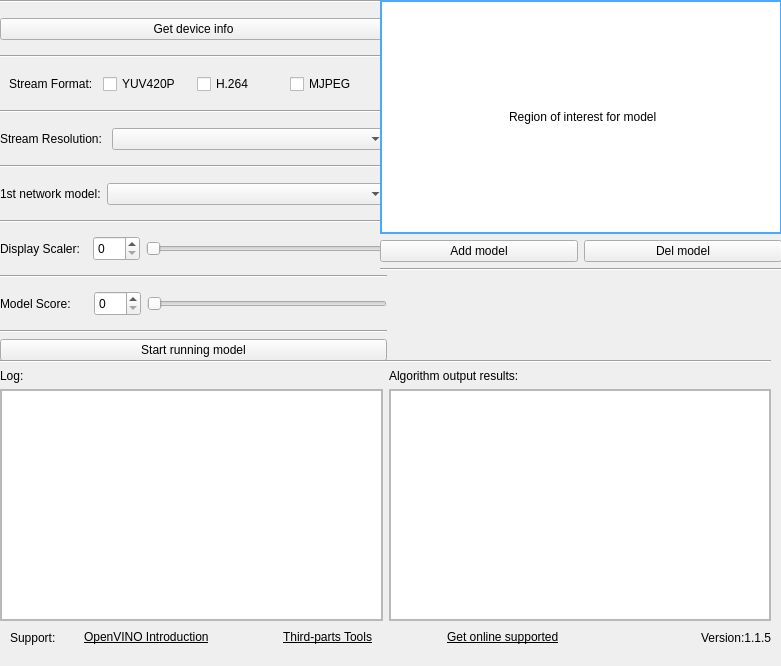
<?xml version="1.0" encoding="UTF-8"?>
<ui version="4.0">
 <class>Widget</class>
 <widget class="QWidget" name="Widget">
  <property name="geometry">
   <rect>
    <x>0</x>
    <y>0</y>
    <width>781</width>
    <height>666</height>
   </rect>
  </property>
  <property name="minimumSize">
   <size>
    <width>781</width>
    <height>666</height>
   </size>
  </property>
  <property name="maximumSize">
   <size>
    <width>781</width>
    <height>666</height>
   </size>
  </property>
  <property name="windowTitle">
   <string>Widget</string>
  </property>
  <widget class="QWidget" name="widget" native="true">
   <property name="geometry">
    <rect>
     <x>0</x>
     <y>0</y>
     <width>387</width>
     <height>361</height>
    </rect>
   </property>
   <layout class="QVBoxLayout" name="verticalLayout">
    <item>
     <widget class="Line" name="line">
      <property name="orientation">
       <enum>Qt::Horizontal</enum>
      </property>
     </widget>
    </item>
    <item>
     <widget class="QWidget" name="widget_7" native="true">
      <layout class="QHBoxLayout" name="horizontalLayout_10">
       <property name="spacing">
        <number>6</number>
       </property>
       <property name="leftMargin">
        <number>0</number>
       </property>
       <property name="topMargin">
        <number>0</number>
       </property>
       <property name="rightMargin">
        <number>0</number>
       </property>
       <property name="bottomMargin">
        <number>0</number>
       </property>
       <item>
        <widget class="QPushButton" name="check_device">
         <property name="text">
          <string>Get device info</string>
         </property>
        </widget>
       </item>
      </layout>
     </widget>
    </item>
    <item>
     <widget class="Line" name="line_5">
      <property name="orientation">
       <enum>Qt::Horizontal</enum>
      </property>
     </widget>
    </item>
    <item>
     <widget class="QWidget" name="widget_2" native="true">
      <property name="minimumSize">
       <size>
        <width>0</width>
        <height>0</height>
       </size>
      </property>
      <layout class="QHBoxLayout" name="horizontalLayout_3">
       <item>
        <widget class="QLabel" name="label">
         <property name="text">
          <string>Stream Format:</string>
         </property>
        </widget>
       </item>
       <item>
        <widget class="QCheckBox" name="yuv_stream">
         <property name="enabled">
          <bool>true</bool>
         </property>
         <property name="text">
          <string>YUV420P</string>
         </property>
         <property name="checked">
          <bool>false</bool>
         </property>
        </widget>
       </item>
       <item>
        <widget class="QCheckBox" name="h264_stream">
         <property name="enabled">
          <bool>true</bool>
         </property>
         <property name="text">
          <string>H.264</string>
         </property>
        </widget>
       </item>
       <item>
        <widget class="QCheckBox" name="mjpeg_stream">
         <property name="enabled">
          <bool>true</bool>
         </property>
         <property name="text">
          <string>MJPEG</string>
         </property>
        </widget>
       </item>
      </layout>
     </widget>
    </item>
    <item>
     <widget class="Line" name="line_2">
      <property name="orientation">
       <enum>Qt::Horizontal</enum>
      </property>
     </widget>
    </item>
    <item>
     <widget class="QWidget" name="widget_3" native="true">
      <layout class="QHBoxLayout" name="horizontalLayout" stretch="0,1">
       <property name="spacing">
        <number>6</number>
       </property>
       <property name="leftMargin">
        <number>0</number>
       </property>
       <property name="topMargin">
        <number>0</number>
       </property>
       <property name="rightMargin">
        <number>0</number>
       </property>
       <property name="bottomMargin">
        <number>0</number>
       </property>
       <item>
        <widget class="QLabel" name="label_13">
         <property name="text">
          <string>Stream Resolution: </string>
         </property>
        </widget>
       </item>
       <item>
        <widget class="QComboBox" name="outflow_mode"/>
       </item>
      </layout>
     </widget>
    </item>
    <item>
     <widget class="Line" name="line_3">
      <property name="orientation">
       <enum>Qt::Horizontal</enum>
      </property>
     </widget>
    </item>
    <item>
     <widget class="QWidget" name="widget_4" native="true">
      <layout class="QHBoxLayout" name="horizontalLayout_2" stretch="0,1">
       <property name="spacing">
        <number>6</number>
       </property>
       <property name="leftMargin">
        <number>0</number>
       </property>
       <property name="topMargin">
        <number>0</number>
       </property>
       <property name="rightMargin">
        <number>0</number>
       </property>
       <property name="bottomMargin">
        <number>0</number>
       </property>
       <item>
        <widget class="QLabel" name="label_2">
         <property name="text">
          <string>1st network model:</string>
         </property>
        </widget>
       </item>
       <item>
        <widget class="QComboBox" name="model_1st"/>
       </item>
      </layout>
     </widget>
    </item>
    <item>
     <widget class="Line" name="line_6">
      <property name="orientation">
       <enum>Qt::Horizontal</enum>
      </property>
     </widget>
    </item>
    <item>
     <widget class="QWidget" name="widget_11" native="true">
      <layout class="QHBoxLayout" name="horizontalLayout_8">
       <property name="spacing">
        <number>6</number>
       </property>
       <property name="leftMargin">
        <number>0</number>
       </property>
       <property name="topMargin">
        <number>0</number>
       </property>
       <property name="rightMargin">
        <number>0</number>
       </property>
       <property name="bottomMargin">
        <number>0</number>
       </property>
       <item>
        <widget class="QLabel" name="label_11">
         <property name="minimumSize">
          <size>
           <width>80</width>
           <height>25</height>
          </size>
         </property>
         <property name="text">
          <string>Display Scaler:  </string>
         </property>
        </widget>
       </item>
       <item>
        <widget class="QSpinBox" name="scale_spinbox">
         <property name="minimumSize">
          <size>
           <width>45</width>
           <height>25</height>
          </size>
         </property>
         <property name="maximum">
          <number>100</number>
         </property>
        </widget>
       </item>
       <item>
        <widget class="QSlider" name="horizontalSlider">
         <property name="maximum">
          <number>100</number>
         </property>
         <property name="orientation">
          <enum>Qt::Horizontal</enum>
         </property>
        </widget>
       </item>
      </layout>
     </widget>
    </item>
    <item>
     <widget class="Line" name="line_7">
      <property name="orientation">
       <enum>Qt::Horizontal</enum>
      </property>
     </widget>
    </item>
    <item>
     <widget class="QWidget" name="widget_10" native="true">
      <layout class="QHBoxLayout" name="horizontalLayout_6">
       <property name="spacing">
        <number>6</number>
       </property>
       <property name="leftMargin">
        <number>0</number>
       </property>
       <property name="topMargin">
        <number>0</number>
       </property>
       <property name="rightMargin">
        <number>0</number>
       </property>
       <property name="bottomMargin">
        <number>0</number>
       </property>
       <item>
        <widget class="QLabel" name="label_12">
         <property name="minimumSize">
          <size>
           <width>80</width>
           <height>25</height>
          </size>
         </property>
         <property name="text">
          <string>Model Score:     </string>
         </property>
        </widget>
       </item>
       <item>
        <widget class="QSpinBox" name="min_score_spinbox">
         <property name="minimumSize">
          <size>
           <width>45</width>
           <height>25</height>
          </size>
         </property>
         <property name="maximum">
          <number>100</number>
         </property>
        </widget>
       </item>
       <item>
        <widget class="QSlider" name="horizontalSlider_2">
         <property name="maximum">
          <number>100</number>
         </property>
         <property name="orientation">
          <enum>Qt::Horizontal</enum>
         </property>
        </widget>
       </item>
      </layout>
     </widget>
    </item>
    <item>
     <widget class="Line" name="line_4">
      <property name="orientation">
       <enum>Qt::Horizontal</enum>
      </property>
     </widget>
    </item>
    <item>
     <widget class="QPushButton" name="load_fw_btn">
      <property name="text">
       <string>Start running model</string>
      </property>
     </widget>
    </item>
   </layout>
  </widget>
  <widget class="QWidget" name="widget_6" native="true">
   <property name="geometry">
    <rect>
     <x>380</x>
     <y>0</y>
     <width>402</width>
     <height>271</height>
    </rect>
   </property>
   <layout class="QGridLayout" name="gridLayout_2">
    <item row="0" column="0" colspan="2">
     <widget class="roi_label" name="roi_setting_area">
      <property name="minimumSize">
       <size>
        <width>384</width>
        <height>216</height>
       </size>
      </property>
      <property name="cursor">
       <cursorShape>ArrowCursor</cursorShape>
      </property>
      <property name="styleSheet">
       <string notr="true">background-color: rgb(255, 255, 255);
border:2px solid rgb(71, 169, 255);</string>
      </property>
      <property name="text">
       <string> Region of interest for model</string>
      </property>
      <property name="alignment">
       <set>Qt::AlignCenter</set>
      </property>
     </widget>
    </item>
    <item row="1" column="0">
     <widget class="QPushButton" name="Add_widget">
      <property name="text">
       <string>Add model</string>
      </property>
     </widget>
    </item>
    <item row="1" column="1">
     <widget class="QPushButton" name="Del_widget">
      <property name="text">
       <string>Del model</string>
      </property>
     </widget>
    </item>
    <item row="2" column="0" colspan="2">
     <widget class="Line" name="line_9">
      <property name="orientation">
       <enum>Qt::Horizontal</enum>
      </property>
     </widget>
    </item>
   </layout>
  </widget>
  <widget class="QWidget" name="widget_8" native="true">
   <property name="geometry">
    <rect>
     <x>0</x>
     <y>360</y>
     <width>771</width>
     <height>261</height>
    </rect>
   </property>
   <layout class="QGridLayout" name="gridLayout_4">
    <item row="1" column="0">
     <widget class="QLabel" name="label_9">
      <property name="text">
       <string>Log:</string>
      </property>
     </widget>
    </item>
    <item row="2" column="0">
     <widget class="QScrollArea" name="scrollArea">
      <property name="widgetResizable">
       <bool>true</bool>
      </property>
      <widget class="QWidget" name="scrollAreaWidgetContents">
       <property name="geometry">
        <rect>
         <x>0</x>
         <y>0</y>
         <width>372</width>
         <height>209</height>
        </rect>
       </property>
       <layout class="QHBoxLayout" name="horizontalLayout_4">
        <property name="leftMargin">
         <number>0</number>
        </property>
        <property name="topMargin">
         <number>0</number>
        </property>
        <property name="rightMargin">
         <number>0</number>
        </property>
        <property name="bottomMargin">
         <number>0</number>
        </property>
        <item>
         <widget class="QTextBrowser" name="log_area"/>
        </item>
       </layout>
      </widget>
     </widget>
    </item>
    <item row="1" column="1">
     <widget class="QLabel" name="label_10">
      <property name="text">
       <string>Algorithm output results:</string>
      </property>
     </widget>
    </item>
    <item row="2" column="1">
     <widget class="QScrollArea" name="scrollArea_2">
      <property name="widgetResizable">
       <bool>true</bool>
      </property>
      <widget class="QWidget" name="scrollAreaWidgetContents_2">
       <property name="geometry">
        <rect>
         <x>0</x>
         <y>0</y>
         <width>371</width>
         <height>209</height>
        </rect>
       </property>
       <layout class="QHBoxLayout" name="horizontalLayout_5">
        <property name="leftMargin">
         <number>0</number>
        </property>
        <property name="topMargin">
         <number>0</number>
        </property>
        <property name="rightMargin">
         <number>0</number>
        </property>
        <property name="bottomMargin">
         <number>0</number>
        </property>
        <item>
         <widget class="QTextBrowser" name="algo_area"/>
        </item>
       </layout>
      </widget>
     </widget>
    </item>
    <item row="0" column="0" colspan="2">
     <widget class="Line" name="line_10">
      <property name="orientation">
       <enum>Qt::Horizontal</enum>
      </property>
     </widget>
    </item>
   </layout>
  </widget>
  <widget class="QWidget" name="widget_12" native="true">
   <property name="geometry">
    <rect>
     <x>10</x>
     <y>620</y>
     <width>761</width>
     <height>35</height>
    </rect>
   </property>
   <layout class="QHBoxLayout" name="horizontalLayout_9" stretch="1,1,1,1,1,1,2,1">
    <item>
     <widget class="QLabel" name="label_15">
      <property name="text">
       <string>Support:</string>
      </property>
     </widget>
    </item>
    <item>
     <widget class="browserlabel" name="web_label1">
      <property name="cursor">
       <cursorShape>PointingHandCursor</cursorShape>
      </property>
      <property name="text">
       <string>&lt;html&gt;&lt;head/&gt;&lt;body&gt;&lt;p&gt;&lt;span style=&quot; text-decoration: underline;&quot;&gt;OpenVINO Introduction&lt;/span&gt;&lt;/p&gt;&lt;/body&gt;&lt;/html&gt;</string>
      </property>
     </widget>
    </item>
    <item>
     <spacer name="horizontalSpacer_4">
      <property name="orientation">
       <enum>Qt::Horizontal</enum>
      </property>
      <property name="sizeHint" stdset="0">
       <size>
        <width>40</width>
        <height>20</height>
       </size>
      </property>
     </spacer>
    </item>
    <item>
     <widget class="browserlabel" name="web_label2">
      <property name="cursor">
       <cursorShape>PointingHandCursor</cursorShape>
      </property>
      <property name="text">
       <string>&lt;html&gt;&lt;head/&gt;&lt;body&gt;&lt;p&gt;&lt;span style=&quot; text-decoration: underline;&quot;&gt;Third-parts Tools&lt;/span&gt;&lt;/p&gt;&lt;/body&gt;&lt;/html&gt;</string>
      </property>
     </widget>
    </item>
    <item>
     <spacer name="horizontalSpacer_5">
      <property name="orientation">
       <enum>Qt::Horizontal</enum>
      </property>
      <property name="sizeHint" stdset="0">
       <size>
        <width>40</width>
        <height>20</height>
       </size>
      </property>
     </spacer>
    </item>
    <item>
     <widget class="browserlabel" name="web_label3">
      <property name="cursor">
       <cursorShape>PointingHandCursor</cursorShape>
      </property>
      <property name="text">
       <string>&lt;html&gt;&lt;head/&gt;&lt;body&gt;&lt;p&gt;&lt;span style=&quot; text-decoration: underline;&quot;&gt;Get online supported&lt;/span&gt;&lt;/p&gt;&lt;/body&gt;&lt;/html&gt;</string>
      </property>
     </widget>
    </item>
    <item>
     <spacer name="horizontalSpacer_6">
      <property name="orientation">
       <enum>Qt::Horizontal</enum>
      </property>
      <property name="sizeHint" stdset="0">
       <size>
        <width>40</width>
        <height>20</height>
       </size>
      </property>
     </spacer>
    </item>
    <item>
     <widget class="QLabel" name="label_20">
      <property name="text">
       <string>Version:1.1.5</string>
      </property>
      <property name="alignment">
       <set>Qt::AlignRight|Qt::AlignTrailing|Qt::AlignVCenter</set>
      </property>
     </widget>
    </item>
   </layout>
  </widget>
  <widget class="QWidget" name="widget_9" native="true">
   <property name="geometry">
    <rect>
     <x>20</x>
     <y>720</y>
     <width>353</width>
     <height>43</height>
    </rect>
   </property>
   <layout class="QHBoxLayout" name="horizontalLayout_7">
    <item>
     <widget class="QLabel" name="label_3">
      <property name="enabled">
       <bool>false</bool>
      </property>
      <property name="text">
       <string>2nd network model:</string>
      </property>
     </widget>
    </item>
    <item>
     <widget class="QComboBox" name="model_2nd">
      <property name="enabled">
       <bool>false</bool>
      </property>
     </widget>
    </item>
   </layout>
  </widget>
  <widget class="QCheckBox" name="h265_stream">
   <property name="enabled">
    <bool>false</bool>
   </property>
   <property name="geometry">
    <rect>
     <x>400</x>
     <y>730</y>
     <width>121</width>
     <height>23</height>
    </rect>
   </property>
   <property name="text">
    <string>H.265</string>
   </property>
  </widget>
  <widget class="QComboBox" name="mvfile">
   <property name="geometry">
    <rect>
     <x>630</x>
     <y>720</y>
     <width>119</width>
     <height>25</height>
    </rect>
   </property>
  </widget>
  <widget class="QLabel" name="label_14">
   <property name="geometry">
    <rect>
     <x>505</x>
     <y>715</y>
     <width>119</width>
     <height>36</height>
    </rect>
   </property>
   <property name="text">
    <string>Firmware type:</string>
   </property>
  </widget>
 </widget>
 <customwidgets>
  <customwidget>
   <class>roi_label</class>
   <extends>QLabel</extends>
   <header location="global">my_class/roi_label.h</header>
  </customwidget>
  <customwidget>
   <class>browserlabel</class>
   <extends>QLabel</extends>
   <header location="global">my_class/browserlabel.h</header>
  </customwidget>
 </customwidgets>
 <resources/>
 <connections>
  <connection>
   <sender>model_1st</sender>
   <signal>currentTextChanged(QString)</signal>
   <receiver>Widget</receiver>
   <slot>model_1st_changed()</slot>
   <hints>
    <hint type="sourcelabel">
     <x>352</x>
     <y>179</y>
    </hint>
    <hint type="destinationlabel">
     <x>0</x>
     <y>113</y>
    </hint>
   </hints>
  </connection>
  <connection>
   <sender>model_2nd</sender>
   <signal>currentTextChanged(QString)</signal>
   <receiver>Widget</receiver>
   <slot>model_2nd_changed()</slot>
   <hints>
    <hint type="sourcelabel">
     <x>352</x>
     <y>237</y>
    </hint>
    <hint type="destinationlabel">
     <x>0</x>
     <y>201</y>
    </hint>
   </hints>
  </connection>
  <connection>
   <sender>yuv_stream</sender>
   <signal>clicked(bool)</signal>
   <receiver>Widget</receiver>
   <slot>yuv_selected()</slot>
   <hints>
    <hint type="sourcelabel">
     <x>243</x>
     <y>61</y>
    </hint>
    <hint type="destinationlabel">
     <x>0</x>
     <y>17</y>
    </hint>
   </hints>
  </connection>
  <connection>
   <sender>h264_stream</sender>
   <signal>clicked(bool)</signal>
   <receiver>Widget</receiver>
   <slot>h264_selected()</slot>
   <hints>
    <hint type="sourcelabel">
     <x>361</x>
     <y>61</y>
    </hint>
    <hint type="destinationlabel">
     <x>0</x>
     <y>11</y>
    </hint>
   </hints>
  </connection>
  <connection>
   <sender>mjpeg_stream</sender>
   <signal>clicked(bool)</signal>
   <receiver>Widget</receiver>
   <slot>mjpeg_selected()</slot>
   <hints>
    <hint type="sourcelabel">
     <x>243</x>
     <y>84</y>
    </hint>
    <hint type="destinationlabel">
     <x>0</x>
     <y>82</y>
    </hint>
   </hints>
  </connection>
  <connection>
   <sender>h265_stream</sender>
   <signal>clicked(bool)</signal>
   <receiver>Widget</receiver>
   <slot>h265_selected()</slot>
   <hints>
    <hint type="sourcelabel">
     <x>361</x>
     <y>84</y>
    </hint>
    <hint type="destinationlabel">
     <x>0</x>
     <y>87</y>
    </hint>
   </hints>
  </connection>
  <connection>
   <sender>min_score_spinbox</sender>
   <signal>valueChanged(int)</signal>
   <receiver>horizontalSlider_2</receiver>
   <slot>setValue(int)</slot>
   <hints>
    <hint type="sourcelabel">
     <x>122</x>
     <y>271</y>
    </hint>
    <hint type="destinationlabel">
     <x>352</x>
     <y>290</y>
    </hint>
   </hints>
  </connection>
  <connection>
   <sender>horizontalSlider_2</sender>
   <signal>valueChanged(int)</signal>
   <receiver>min_score_spinbox</receiver>
   <slot>setValue(int)</slot>
   <hints>
    <hint type="sourcelabel">
     <x>352</x>
     <y>290</y>
    </hint>
    <hint type="destinationlabel">
     <x>163</x>
     <y>295</y>
    </hint>
   </hints>
  </connection>
  <connection>
   <sender>scale_spinbox</sender>
   <signal>valueChanged(int)</signal>
   <receiver>horizontalSlider</receiver>
   <slot>setValue(int)</slot>
   <hints>
    <hint type="sourcelabel">
     <x>525</x>
     <y>338</y>
    </hint>
    <hint type="destinationlabel">
     <x>593</x>
     <y>338</y>
    </hint>
   </hints>
  </connection>
  <connection>
   <sender>horizontalSlider</sender>
   <signal>valueChanged(int)</signal>
   <receiver>scale_spinbox</receiver>
   <slot>setValue(int)</slot>
   <hints>
    <hint type="sourcelabel">
     <x>653</x>
     <y>342</y>
    </hint>
    <hint type="destinationlabel">
     <x>513</x>
     <y>340</y>
    </hint>
   </hints>
  </connection>
 </connections>
 <slots>
  <slot>model_1st_changed()</slot>
  <slot>model_2nd_changed()</slot>
  <slot>h264_selected()</slot>
  <slot>mjpeg_selected()</slot>
  <slot>h265_selected()</slot>
  <slot>yuv_selected()</slot>
 </slots>
</ui>
